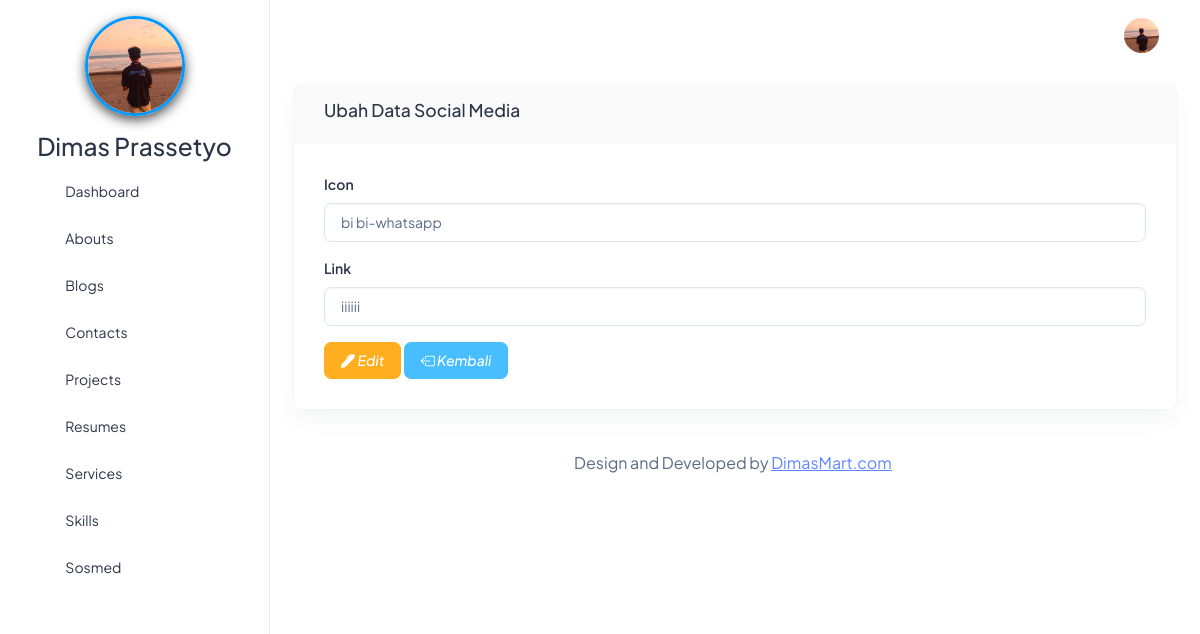
/beckend/pages/socmed/edit.php?id=5, run on the app's committed database.
### tables this page shows
CREATE TABLE `abouts` (
  `id` bigint NOT NULL,
  `name` varchar(255) NOT NULL,
  `born` date NOT NULL,
  `address` text NOT NULL,
  `zip_code` int NOT NULL,
  `email` varchar(255) NOT NULL,
  `phone` varchar(255) NOT NULL,
  `total_project` int NOT NULL,
  `work` varchar(255) NOT NULL,
  `image` text NOT NULL,
  `description` text NOT NULL
);

CREATE TABLE `socmeds` (
  `id` bigint NOT NULL,
  `icon` varchar(255) NOT NULL,
  `link` text NOT NULL
);

### beckend/action/socmed/show.php (called while the page is built, shortened)
<?php
include_once '../../app.php';
$id = $_GET['id'];
$qSelect = "SELECT * FROM socmeds WHERE id='$id'";
$result = mysqli_query($connect, $qSelect) or die(mysqli_error($connect));
$socmed = $result->fetch_object();
?>

### beckend/pages/socmed/edit.php (the view)
<?php
include '../../partials/header.php';
include '../../partials/sidebar.php';
include '../../partials/navbar.php';
?>
 <div class="row">
    <div class="col-12">
        <div class="card">
            <div class="card-header">
                <h5>Ubah Data Social Media</h5>
            </div>
            <div class="card-body">
            <?php
            include '../../action/socmed/show.php';
            ?>
            <form action="../../action/socmed/update.php?id=<?= $socmed->id ?>" method="POST" enctype="multipart/form-data">
              <div class="mb-3">
                <label for="iconInput" class="form-label">Icon</label>
                <input type="text" name="icon" id="iconInput" class="form-control" placeholder="Masukkan icon social media..." required value="<?= $socmed->icon ?>">
              </div>
              <div class="mb-3">
                <label for="linkInput" class="form-label">Link</label>
                <input type="text" name="link" id="linkInput" class="form-control" placeholder="Masukkan link social media..." required value="<?= $socmed->link ?>">
              </div>
              <button type="submit" class="btn btn-warning" name="tombol"><i class="bi bi-pen-fill"> Edit</i></button>
              <a href="./index.php" class="btn btn-secondary"><i class="bi bi-box-arrow-left"> Kembali</i></a>
            </form>
            </div>
        </div>
    </div>
 </div>
 <?php
 include '../../partials/footer.php';
 include '../../partials/script.php';
 ?>

### beckend/partials/sidebar.php (shortened to what this page needs)
<?php
$qAbouts = "SELECT * FROM abouts";
$result = mysqli_query($connect, $qAbouts) or die(mysqli_error($connect));
$item = $result->fetch_object();
?>
<body>
  <div class="page-wrapper" id="main-wrapper" data-layout="vertical" data-navbarbg="skin6" data-sidebartype="full"
    data-sidebar-position="fixed" data-header-position="fixed">
    <aside class="left-sidebar">
      <div>
        <div>
          <div class="brand-logo">
            <div class="w-100 d-flex flex-column align-items-center justify-content-center" style="padding:16px 0;">
              <a href="#" class="text-nowrap logo-img">
                <img src="../../../storages/about/<?= $item->image ?>" alt="Gambar" width="100" height="100" alt="" style="border-radius:50%; object-fit:cover; box-shadow:0 4px 12px rgba(0,0,0,0.69); border:3px solid #0099ff; display:block; margin:auto;">
              </a>
            </div>
            <div class="h3 text-center">
              <?= $item->name ?>
            </div>
          </div>
          <nav class="sidebar-nav scroll-sidebar" data-simplebar="">
            <ul id="sidebarnav">
              <li class="sidebar-item">
                <a class="sidebar-link" href="../dashboard/index.php" aria-expanded="false">
                  <span>
                    <i class="ti ti-layout-dashboard"></i>
                  </span>
                  <span class="hide-menu">Dashboard</span>
                </a>
              </li>
              <li class="sidebar-item">
                <a class="sidebar-link" href="../about/index.php" aria-expanded="false">
                  <span>
                    <i class="ti ti-info-square"></i>
                  </span>
                  <span class="hide-menu">Abouts</span>
                </a>
              </li>
              <li class="sidebar-item">
                <a class="sidebar-link" href="../blog/index.php" aria-expanded="false">
                  <span>
                    <i class="ti ti-pencil"></i>
                  </span>
                  <span class="hide-menu">Blogs</span>
                </a>
              </li>
              <li class="sidebar-item">
                <a class="sidebar-link" href="../contact/index.php" aria-expanded="false">
                  <span>
                    <i class="ti ti-phone"></i>
                  </span>
                  <span class="hide-menu">Contacts</span>
                </a>
              </li>
              <li class="sidebar-item">
                <a class="sidebar-link" href="../project/index.php" aria-expanded="false">
                  <span>
                    <i class="ti ti-apps"></i>
                  </span>
                  <span class="hide-menu">Projects</span>
                </a>
              </li>
              <li class="sidebar-item">
                <a class="sidebar-link" href="../resume/index.php" aria-expanded="false">
                  <span>
                    <i class="ti ti-file-text"></i>
                  </span>
                  <span class="hide-menu">Resumes</span>
                </a>
              </li>
              <li class="sidebar-item">
                <a class="sidebar-link" href="../service/index.php" aria-expanded="false">
                  <span>
                    <i class="ti ti-server"></i>
                  </span>
                  <span class="hide-menu">Services</span>
                </a>
              </li>
              <li class="sidebar-item">
                <a class="sidebar-link" href="../skill/index.php" aria-expanded="false">
                  <span>
                    <i class="ti ti-tools"></i>
                  </span>
                  <span class="hide-menu">Skills</span>
                </a>
              </li>
              <li class="sidebar-item">
                <a class="sidebar-link" href="../socmed/index.php" aria-expanded="false">
                  <span>
                    <i class="ti ti-brand-instagram"></i>
                  </span>
                  <span class="hide-menu">Sosmed</span>
                </a>
              </li>
            </ul>
          </nav>
        </div>
    </aside>

### beckend/partials/navbar.php (shortened to what this page needs)
<?php
$qAbouts = "SELECT * FROM abouts";
$result = mysqli_query($connect, $qAbouts) or die(mysqli_error($connect));
$item = $result->fetch_object();
?>
    <div class="body-wrapper">
      <header class="app-header">
        <nav class="navbar navbar-expand-lg navbar-light">
          <div class="navbar-collapse justify-content-end px-0" id="navbarNav">
            <ul class="navbar-nav flex-row ms-auto align-items-center justify-content-end">
              <li class="nav-item dropdown">
                <a class="nav-link nav-icon-hover" href="javascript:void(0)" id="drop2" data-bs-toggle="dropdown"
                  aria-expanded="false">
                  <img src="../../../storages/about/<?= $item->image ?>" alt="" width="35" height="35" class="rounded-circle">
                </a>
              </li>
            </ul>
          </div>
        </nav>
      </header>
      <div class="container-fluid">

### data on the page
abouts: image (picture), name "Dimas Prassetyo"
socmeds: icon "bi bi-whatsapp", link "iiiiii"
